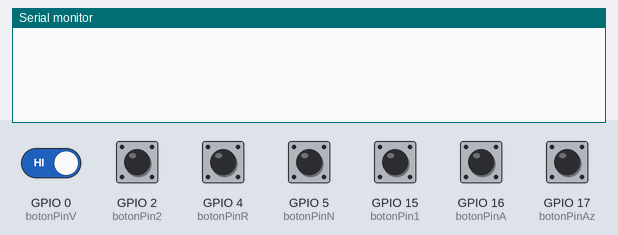
Simulated run of this sketch. Board: ESP32. On the bench: the last lines printed to the serial monitor. The inputs (shaded band) are chosen by the test bench; at power-on: GPIO 0 (botonPinV), GPIO 2 (botonPin2), GPIO 4 (botonPinR), GPIO 5 (botonPinN), GPIO 15 (botonPin1), GPIO 16 (botonPinA), GPIO 17 (botonPinAz) HIGH.

Above: at 1.2 s.
1.3 s: GPIO 2 (botonPin2) pulled LOW for 0.15 s
At 2.2 s:
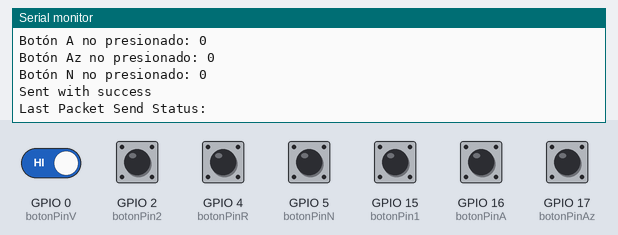
2.9 s: GPIO 0 (botonPinV) driven LOW and GPIO 2 (botonPin2) driven LOW
At 3.7 s:
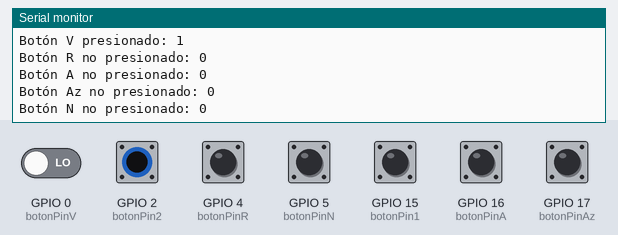

Measured:
- after the input at 1.3 s, the serial monitor: prints a new line at once (image 1)
- after the input at 2.9 s, the serial monitor: prints a new line at once (image 2)

The sketch:

Control_J2.ino
```cpp
#include <esp_now.h>
#include <WiFi.h>

//Boton Strummer
const int botonPin1 = 15; // Variable para rastrear el estado del botón
//Boton Strummer2
const int botonPin2 = 2;
//Boton Verde
const int botonPinV = 0;
//Boton Rojo
const int botonPinR = 4;
//Boton Amarillo
const int botonPinA = 16;
//Boton Azul
const int botonPinAz = 17;
//Boton Naranja
const int botonPinN = 5;

// MAC Address del receptor
uint8_t broadcastAddress[] = {0xC8, 0xF0, 0x9E, 0x4B, 0xEB, 0xB4};

// Estructura para enviar los datos
typedef struct struct_message {
    int id; // único pra identificar al que envía
    int valV;
    int valR;
    int valA;
    int valAz;
    int valN;
} struct_message;

// Crear la estructura y llamarla myData
struct_message myData;

// Crear peer interface
esp_now_peer_info_t peerInfo;

// callback cuando se evíen los datos
void OnDataSent(const uint8_t *mac_addr, esp_now_send_status_t status) {
  Serial.print("\r\nLast Packet Send Status:\t");
  //Serial.println(status == ESP_NOW_SEND_SUCCESS ? "Delivery Success" : "Delivery Fail");
}

void setup() {
  // Configuración de los botones
  pinMode(botonPin1, INPUT_PULLUP);
  pinMode(botonPin2, INPUT_PULLUP);
  pinMode(botonPinV, INPUT_PULLUP);
  pinMode(botonPinR, INPUT_PULLUP);
  pinMode(botonPinA, INPUT_PULLUP);
  pinMode(botonPinAz, INPUT_PULLUP);
  pinMode(botonPinN, INPUT_PULLUP);

  // Inicializar Serial Monitor
  Serial.begin(115200);

  // Establecer al dispositivo como Wi-Fi Station
  WiFi.mode(WIFI_STA);

  // Inicializar ESP-NOW
  if (esp_now_init() != ESP_OK) {
    Serial.println("Error initializing ESP-NOW");
    return;
  }

  // Una vez que ESP Now se haya iniciado correctamente,
  //nos registraremos para enviar CB para obtener el estado de los datos
  esp_now_register_send_cb(OnDataSent);

  // Registrar peer
  memcpy(peerInfo.peer_addr, broadcastAddress, 6);
  peerInfo.channel = 0;
  peerInfo.encrypt = false;

  // Añadir peer
  if (esp_now_add_peer(&peerInfo) != ESP_OK){
    Serial.println("Failed to add peer");
    return;
  }
}

void loop() {
  //Variables para verificar el estado de cada boton
  int estadoBoton1 = digitalRead(botonPin1);
  int estadoBoton2 = digitalRead(botonPin2);
  int estadoBotonV = digitalRead(botonPinV);
  int estadoBotonR = digitalRead(botonPinR);
  int estadoBotonA = digitalRead(botonPinA);
  int estadoBotonAz = digitalRead(botonPinAz);
  int estadoBotonN = digitalRead(botonPinN);

  // Establecer valor de iD
  myData.id = 2;

  // Verificar el estado de los botones del strummer
  if (estadoBoton1 == LOW || estadoBoton2 == LOW) {
      Serial.println("Botón strummer presionado: 1");
      if (estadoBotonV == HIGH) {
        Serial.println("Botón V no presionado: 0");
        myData.valV = 0;
      } else{
        Serial.println("Botón V presionado: 1");
        myData.valV = 1;
      }
      if (estadoBotonR == HIGH) {
        Serial.println("Botón R no presionado: 0");
        myData.valR = 0;
      } else{
        Serial.println("Botón R presionado: 1");
        myData.valR = 1;
      }
      if (estadoBotonA == HIGH) {
        Serial.println("Botón A no presionado: 0");
        myData.valA = 0;
      } else{
        Serial.println("Botón A presionado: 1");
        myData.valA = 1;
      }
      if (estadoBotonAz == HIGH) {
        Serial.println("Botón Az no presionado: 0");
        myData.valAz = 0;
      } else{
        Serial.println("Botón Az presionado: 1");
        myData.valAz = 1;
      }
      if (estadoBotonN == HIGH) {
        Serial.println("Botón N no presionado: 0");
        myData.valN = 0;
      } else{
        Serial.println("Botón N presionado: 1");
        myData.valN = 1;
      }


      // Enviar los datos mediante ESP-NOW
      esp_err_t result = esp_now_send(broadcastAddress, (uint8_t *) &myData, sizeof(myData));

      // Indicar el estado de los datos enviados
      if (result == ESP_OK) {
        Serial.println("Sent with success");
      }
      else {
        Serial.println("Error sending the data");
      }
  }else{

  }

  delay(10);
}
```
